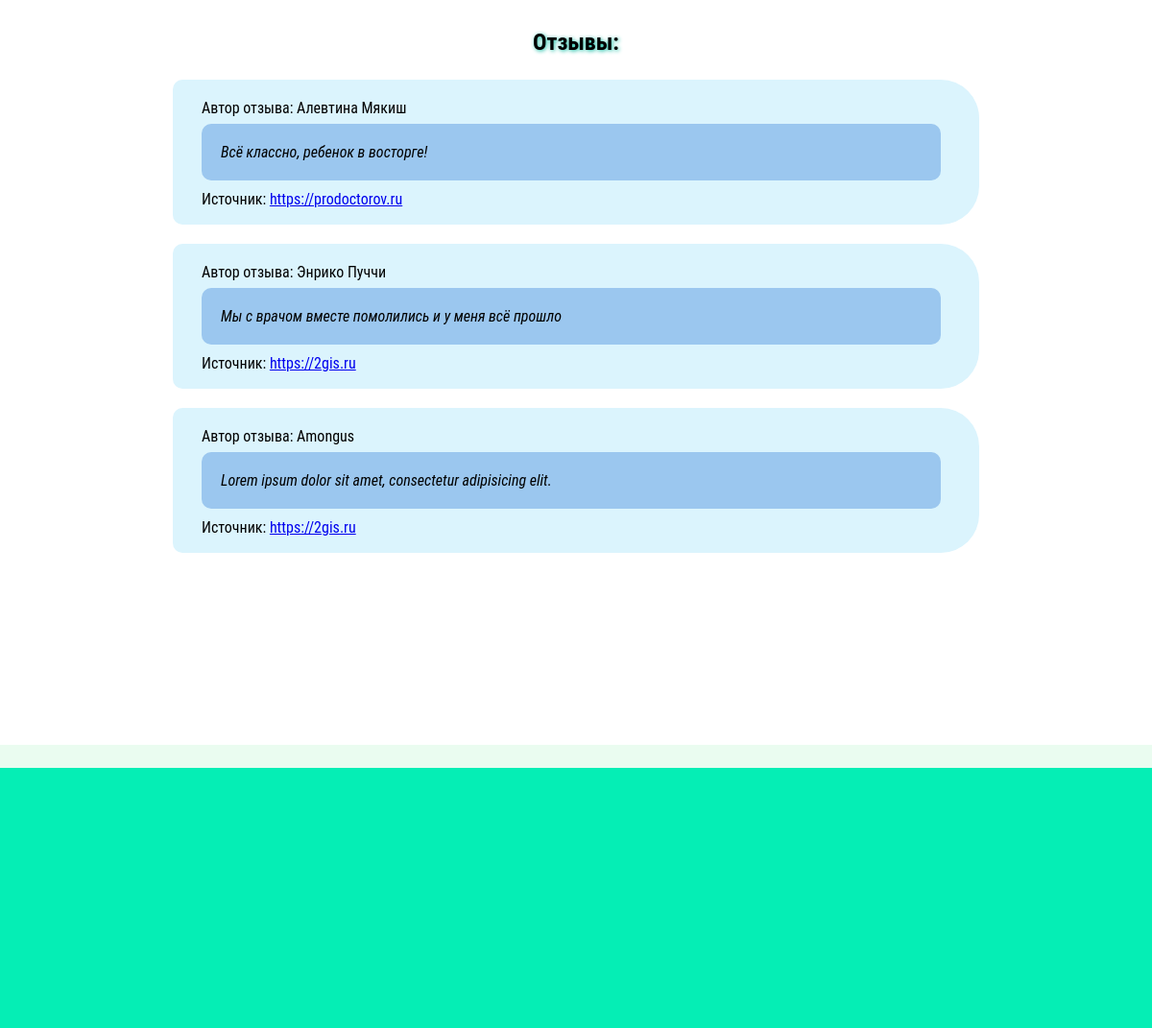
/наши-врачи/хагги-вагги (middle part), run on an earlier commit of the app's database.
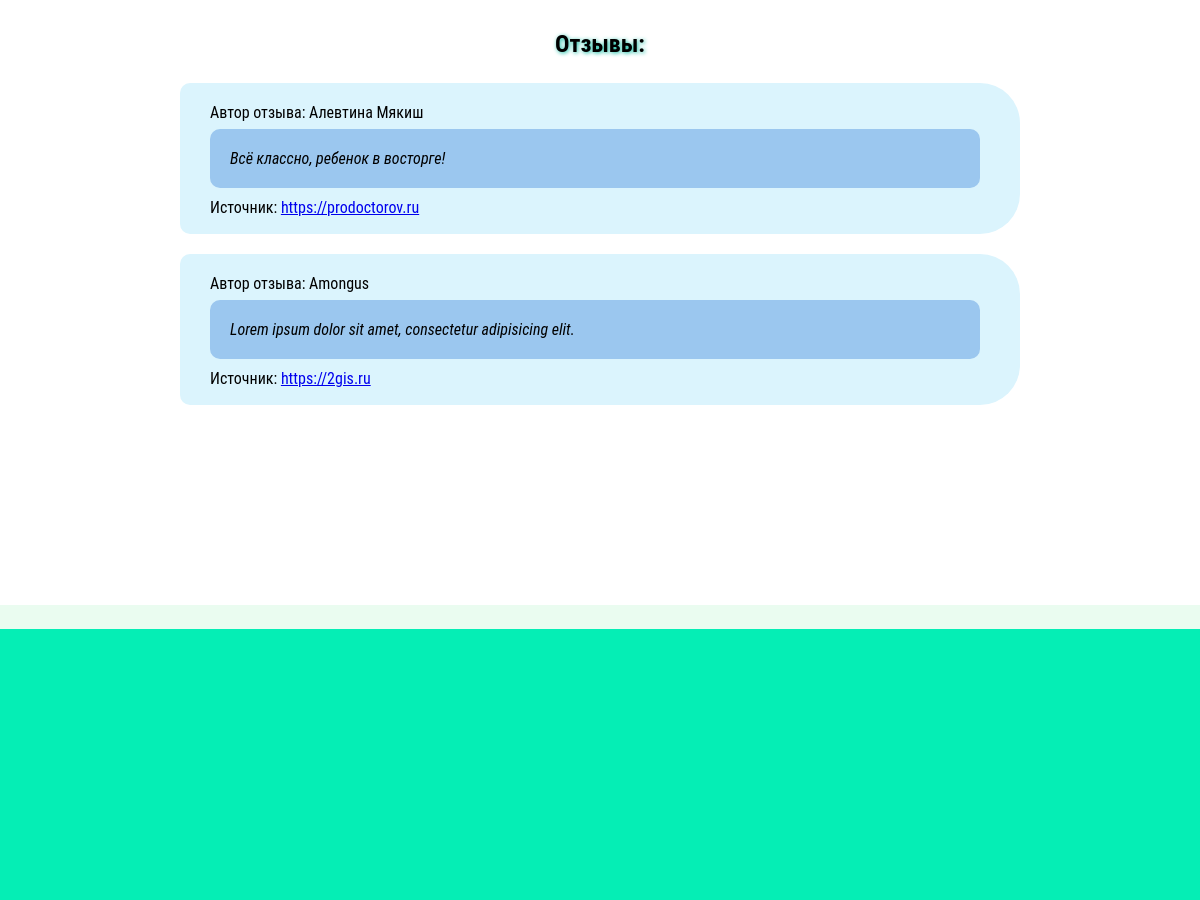
And on a later commit of the database.
### main/models.py (models this page shows, shortened)
class Review(models.Model):
    doctor_mentioned = models.ForeignKey(Doctor, on_delete=models.CASCADE, to_field='name', verbose_name='Доктор, о котором идёт речь')
    source = models.CharField('Ссылка на источник', max_length=300)
    author = models.CharField('Автор', max_length=150)
    text = models.TextField('Отзыв')
    class Meta:
        verbose_name = 'Отзыв'
        verbose_name_plural = 'Отзывы'

### main/models.py (called while the page is built)
    def get_absolute_url(self):
        return reverse('service', kwargs={'service_slug': self.slug})

### main/views.py (called while the page is built)
def doctor(request, name_slug):
    the_doctor = Doctor.objects.get(slug=name_slug)
    their_services_raw = the_doctor.services.through.objects.filter(doctor_id=the_doctor.pk)
    their_services = []
    for service in their_services_raw:
        their_services.append(Service.objects.get(pk=service.service_id))
    their_reviews = Review.objects.filter(doctor_mentioned=the_doctor.name)
    context = {
        'doctor': the_doctor,
        'services': their_services,
        'reviews': their_reviews,
        'title': f'ЭМР - {the_doctor.name}',
        'yandex_map_apikey': config('YANDEX_MAP_APIKEY')
    }
    return render(request, 'main/doctor.html', context=context)

### main/templates/main/doctor.html (shortened to what this page needs)
{% extends 'main/base.html' %}
{% block content %}
        <h2 class="important-text" style="margin-top: 30px; margin-bottom: 5px;">Отзывы:</h2>
        <div class="review-box">
            {% if reviews %}
                <ul class="review-list">
                {% for review in reviews %}
                    <li class="review-list-item">
                        <p class="review-paragraph">Автор отзыва: {{ review.author }}</p>
                        <p class="review-paragraph-main">{{ review.text }}</p>
                        <p class="review-paragraph">Источник: <a href="{{ review.source }}">{{ review.source }}</a></p>
                    </li>
                {% endfor %}
                </ul>
            {% else %}
                <p>Отзывов пока нет</p>
            {% endif %}
        </div>
{% endblock %}

What changed in the data, as far as the page shows it:
no longer on this page (row edited): Review: author "Энрико Пуччи", text "Мы с врачом вместе помолились и у меня всё прошло", source "https://2gis.ru"
